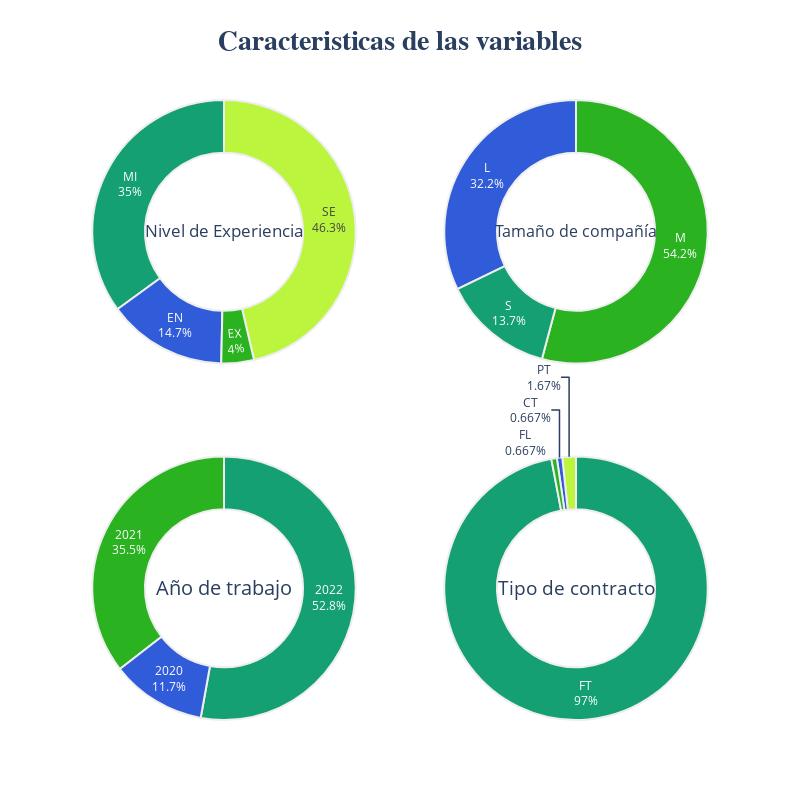

The notebook cell saved with this chart:
### Markdown cell above
4) transformaciones en los datos para ser trazados

### Code cell
# se toma como referencia 3 variables de la data2 que son el experience_level, company size, work_year
#se aplica group a  la nueva variable para dividir en los datos en grupos de acuerdo a los paramentros 
experience_level_group = data2.groupby(['experience_level']).size().reset_index().rename(columns={0: 'count'})
company_size_group = data2.groupby(['company_size']).size().reset_index().rename(columns={0: 'count'})
work_year_group = data2.groupby(['work_year']).size().reset_index().rename(columns={0: 'count'})
remote_ratio_group = data2.groupby(['remote_ratio']).size().reset_index().rename(columns={0: 'count'})
Puesto_group = data2.groupby(['employment_type']).size().reset_index().rename(columns={0: 'count'})
#normalmento matplotlib y seaborn nos permite visualizar los datos de una forma estatica
#con plotly podremos trazar diagramas interactivos
fig = make_subplots(rows=2, cols=2,specs=[[{'type':'domain'}, {'type':'domain'}],[{'type':'domain'}, {'type':'domain'}]])

# se agreaga las variables agrupadas a la grafica con el metodo new traces(add_trace)
# se agrega parametros para ver los cantidad de valores que tiene las variables (values)
fig.add_trace(go.Pie(labels=experience_level_group['experience_level'],values=experience_level_group['count'],hole=.6,title='Nivel de Experiencia',titlefont={'color':None, 'size': 20},),row=1,col=1)

fig.add_trace(go.Pie(labels=company_size_group['company_size'],values=company_size_group['count'],hole=.6,title='Tamaño de compañía', titlefont={'color':None, 'size': 20}, ),row=1,col=2)

fig.add_trace(go.Pie(labels=work_year_group['work_year'],values=work_year_group['count'],hole=.6,title='Año de trabajo',titlefont={'color':None, 'size': 20},), row=2,col=1)
fig.add_trace(go.Pie(labels=Puesto_group['employment_type'],values=Puesto_group['count'],hole=.6,title='Tipo de contracto',titlefont={'color':None, 'size': 20},), row=2,col=2)
#la paleta de colores para la grafica
theme_colors = ['#315cd9', '#2ab221', '#14A073', '#bcf53d', '#B3A89F']

#para actualizar los trazos con un  selector se
#aplica el metodo de update_traces siempre; siempre y cuando las propiedades 
#coincidan con el selector

fig.update_traces(hoverinfo='label+value',textinfo='label+percent',textfont_size=12,marker=dict(colors=theme_colors,line=dict(color='#EEEEEE',width=2)))


fig.layout.update(title="<b> Caracteristicas de las variables <b>",titlefont={'color':None, 'size': 28, 'family': 'Castellar'},showlegend=False,height=800, width=800,template='plotly_white',title_x=0.5)

fig.show()

### Figure 1 — Plotly figure (JSON) as saved in the notebook; plotly's stock layout.template omitted (floating-point values rounded to 4 significant figures)
{"data": [{"domain": {"x": [0, 0.45], "y": [0.575, 1]}, "hole": 0.6, "hoverinfo": "label+value", "labels": ["EN", "EX", "MI", "SE"], "marker": {"colors": ["#315cd9", "#2ab221", "#14A073", "#bcf53d", "#B3A89F"], "line": {"color": "#EEEEEE", "width": 2}}, "textfont": {"size": 12}, "textinfo": "label+percent", "title": {"font": {"size": 20}, "text": "Nivel de Experiencia"}, "type": "pie", "values": [88, 24, 210, 278]}, {"domain": {"x": [0.55, 1], "y": [0.575, 1]}, "hole": 0.6, "hoverinfo": "label+value", "labels": ["L", "M", "S"], "marker": {"colors": ["#315cd9", "#2ab221", "#14A073", "#bcf53d", "#B3A89F"], "line": {"color": "#EEEEEE", "width": 2}}, "textfont": {"size": 12}, "textinfo": "label+percent", "title": {"font": {"size": 20}, "text": "Tamaño de compañía"}, "type": "pie", "values": [193, 325, 82]}, {"domain": {"x": [0, 0.45], "y": [0, 0.425]}, "hole": 0.6, "hoverinfo": "label+value", "labels": [2020, 2021, 2022], "marker": {"colors": ["#315cd9", "#2ab221", "#14A073", "#bcf53d", "#B3A89F"], "line": {"color": "#EEEEEE", "width": 2}}, "textfont": {"size": 12}, "textinfo": "label+percent", "title": {"font": {"size": 20}, "text": "Año de trabajo"}, "type": "pie", "values": [70, 213, 317]}, {"domain": {"x": [0.55, 1], "y": [0, 0.425]}, "hole": 0.6, "hoverinfo": "label+value", "labels": ["CT", "FL", "FT", "PT"], "marker": {"colors": ["#315cd9", "#2ab221", "#14A073", "#bcf53d", "#B3A89F"], "line": {"color": "#EEEEEE", "width": 2}}, "textfont": {"size": 12}, "textinfo": "label+percent", "title": {"font": {"size": 20}, "text": "Tipo de contracto"}, "type": "pie", "values": [4, 4, 582, 10]}], "layout": {"height": 800, "showlegend": false, "title": {"font": {"family": "Castellar", "size": 28}, "text": "<b> Caracteristicas de las variables <b>", "x": 0.5}, "width": 800}}
